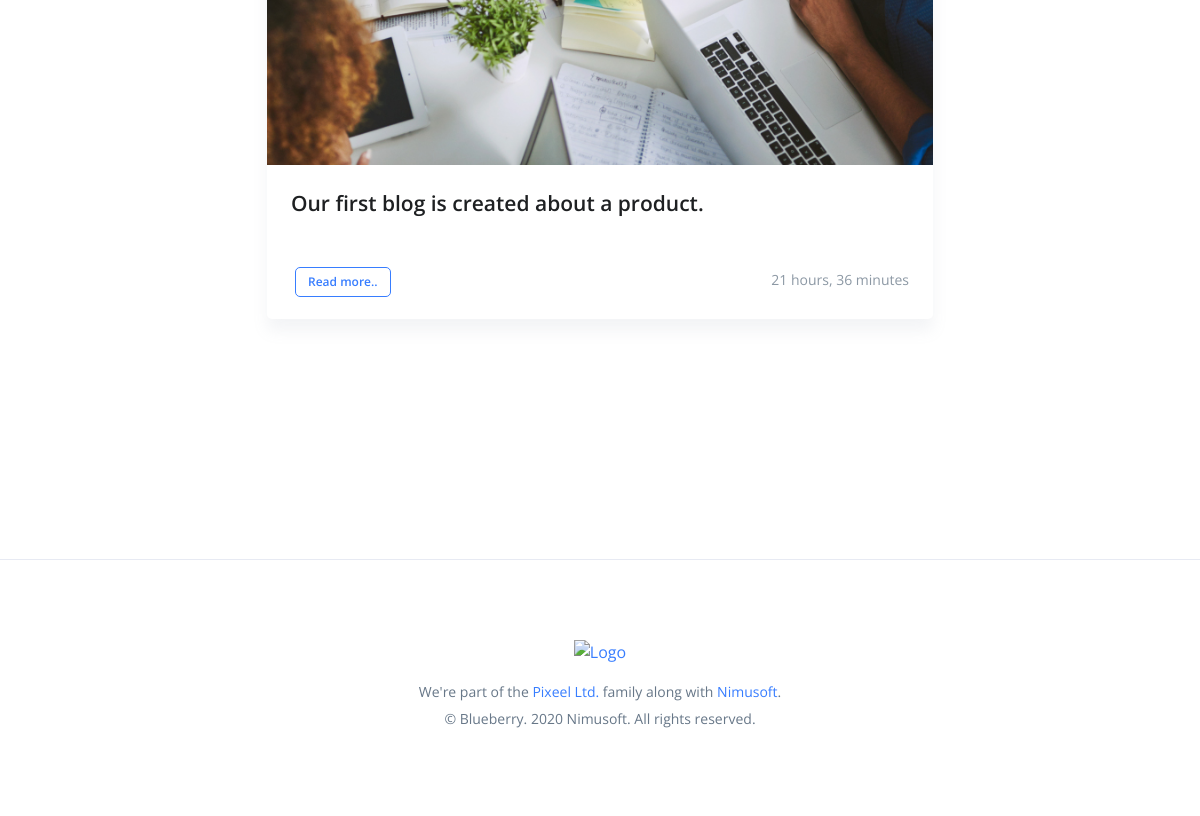
The app's page /search/ (lower part), older data.
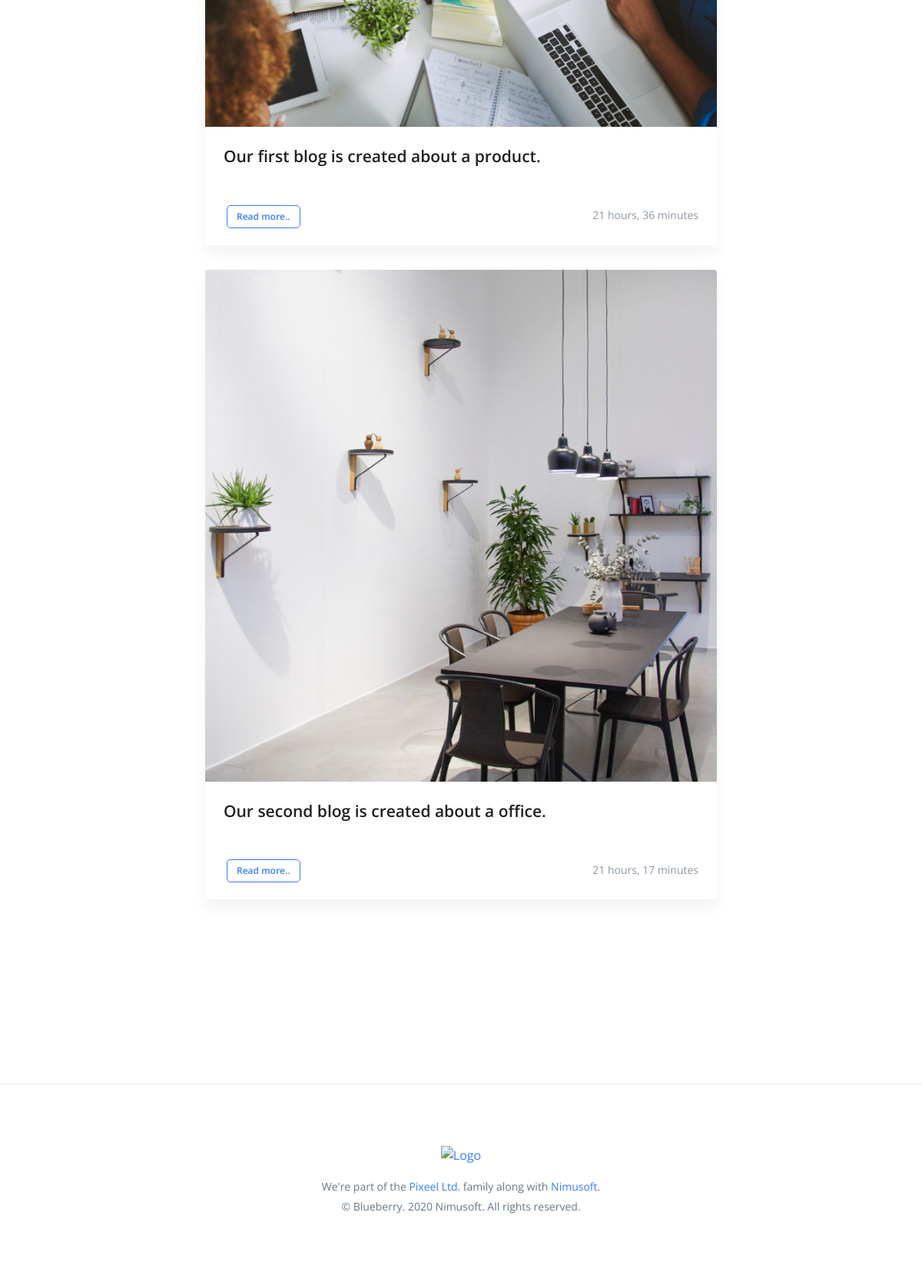
The same page, newer data.
### blog/models.py (models this page shows, shortened)
class Blog(models.Model):
    title = models.CharField(max_length=100)
    slug = models.SlugField()
    thumbnail = models.ImageField(upload_to = 'blog/images/')
    short_discription = models.TextField()
    discription = models.TextField()
    creation = models.DateTimeField(auto_now_add=True)
    def get_absolute_url(self):
        return reverse('blog:blog_details', kwargs={'slug': self.slug})

### blog/views.py (the view)
# urls.py: path('search/', views.search_blog, name = 'search_blog'),
def search_blog(request):
    queryset = Blog.objects.all()
    query = request.GET.get('q')
    paginator = Paginator(queryset, 1)
    page_number = request.GET.get('page')
    page_obj = paginator.get_page(page_number)
    if query:
        queryset=queryset.filter(
            Q(title__icontains = query) | Q(short_discription__icontains = query) | Q(discription__icontains = query)
        ).distinct()
    context = {
        'queryset': queryset,
        'query': query
    }
    return render(request, 'blog/search.html', context)

### templates/blog/search.html (shortened to what this page needs)
{% load static %}
<!DOCTYPE html>
<html lang="en">
  <head>
    <link
      rel="stylesheet"
      href="{% static 'blueberry/assets/vendor/font-awesome/css/all.min.css' %}"
    />
    <link
      rel="stylesheet"
      href="{% static 'blueberry/assets/vendor/font-awesome/css/all.min.css' %}"
    />
    <link rel="stylesheet" href="{% static 'blueberry/assets/css/theme.css' %}" />
  </head>
  <body>
    <main id="content" role="main">
      <div class="container space-bottom-3">
        <div class="w-md-75 w-lg-60 mx-md-auto">
          {% for blog in queryset %}
          <article class="card mb-3 mb-sm-5">
            <img
              class="card-img-top"
              src="{{ blog.thumbnail.url }}"
              alt="Image Description"
            />
            <div class="card-body">
              <h2 class="h3">
                <a class="text-inherit" href="single-article.html"
                  >{{ blog.title }}</a
                >
              </h2>
              <div class="media align-items-center pt-5">
                <div class="avatar-group">
                  <div
                    class="avatar avatar-xs avatar-circle"
                    data-toggle="tooltip"
                    data-placement="top"
                    title="Hanna Wolfe"
                  >
                  <div class="d-block">
                    <a href="{{ blog.get_absolute_url }}">
                    <button
                      type="button"
                      class="btn btn-xs btn-outline-primary font-weight-bold text-nowrap ml-1"
                    >
                      Read more..
                    </button>
                  </a>
                  </div>
                  </div>
                </div>
                <div
                  class="media-body d-flex justify-content-end text-muted font-size-1 ml-2"
                >
                {{ blog.creation | timesince }}
                </div>
              </div>
            </div>
          </article>
          {% endfor %}
          <div class="space-bottom-2"></div>
              {% load l10n %}
        </div>
      </div>
    </main>
    <hr>
  <footer class="container space-2 text-center">
    <a class="d-inline-flex align-items-center mb-3" href="#" aria-label="Blueberry">
      <img class="brand" src="{% static 'blueberry/assets/svg/logos/logo.svg' %}" alt="Logo">
    </a>
    <p class="font-size-1 mb-1">We're part of the <a href="#">Pixeel Ltd.</a> family along with <a href="">Nimusoft</a>.</p>
    <p class="font-size-1">© Blueberry. 2020 Nimusoft. All rights reserved.</p>
    <ul class="list-inline mb-0">
      <li class="list-inline-item mb-2 mb-sm-0">
        <a class="btn btn-icon btn-sm btn-ghost-secondary rounded-circle" href="#">
          <i class="fab fa-facebook-f"></i>
        </a>
      </li>
      <li class="list-inline-item mb-2 mb-sm-0">
        <a class="btn btn-icon btn-sm btn-ghost-secondary rounded-circle" href="#">
          <i class="fab fa-medium-m"></i>
        </a>
      </li>
      <li class="list-inline-item mb-2 mb-sm-0">
        <a class="btn btn-icon btn-sm btn-ghost-secondary rounded-circle" href="#">
          <i class="fab fa-github"></i>
        </a>
      </li>
      <li class="list-inline-item mb-2 mb-sm-0">
        <a class="btn btn-icon btn-sm btn-ghost-secondary rounded-circle" href="#">
          <i class="fab fa-twitter"></i>
        </a>
      </li>
      <li class="list-inline-item mb-2 mb-sm-0">
        <a class="btn btn-icon btn-sm btn-ghost-secondary rounded-circle" href="#">
          <i class="fab fa-instagram"></i>
        </a>
      </li>
    </ul>
  </footer>
  </body>
</html>

Row changes from the older to the newer data that the page shows:
added Blog: thumbnail (picture), title "Our second blog is created about a office.", creation "21 hours, 17 minutes"
